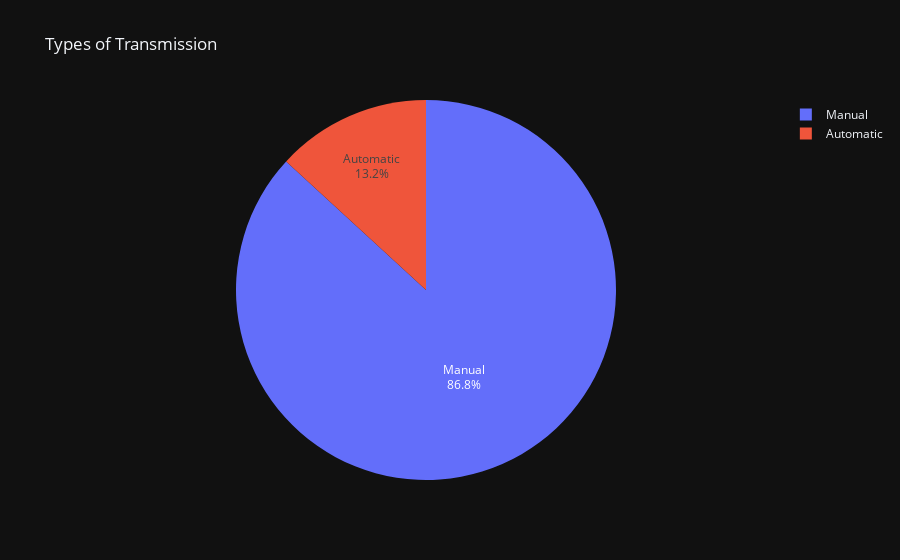

The code cell stored with this chart in its notebook:
### Code cell
type_transmission = df['transmission'].value_counts()
px.pie(title='Types of Transmission',
       values = type_transmission.values,
       names = type_transmission.index,
       template = 'plotly_dark'
       ).update_traces(textinfo='label+percent')

### Figure 1 — Plotly figure (JSON) as saved in the notebook; plotly's stock layout.template omitted (floating-point values rounded to 4 significant figures)
{"data": [{"domain": {"x": [0, 1], "y": [0, 1]}, "hovertemplate": "label=%{label}<br>value=%{value}<extra></extra>", "labels": ["Manual", "Automatic"], "legendgroup": "", "name": "", "showlegend": true, "textinfo": "label+percent", "type": "pie", "values": [6865, 1041]}], "layout": {"legend": {"tracegroupgap": 0}, "title": {"text": "Types of Transmission"}}}
